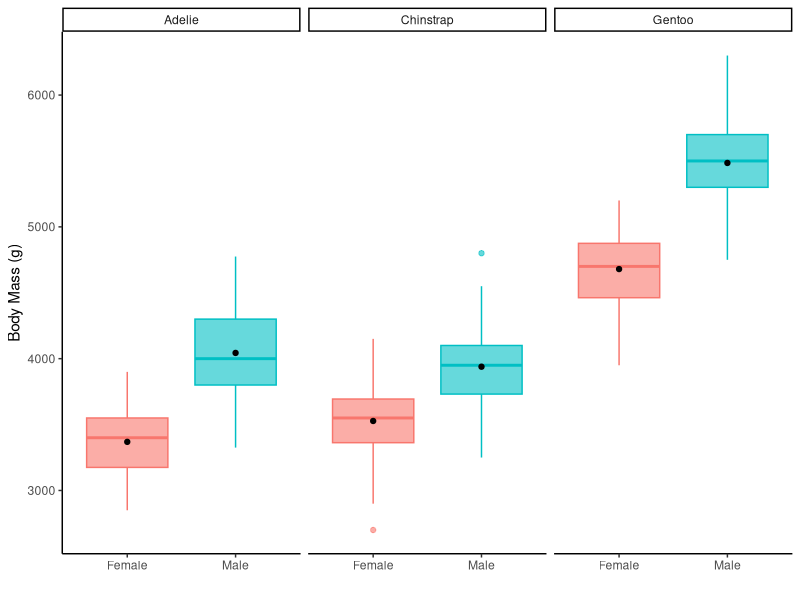
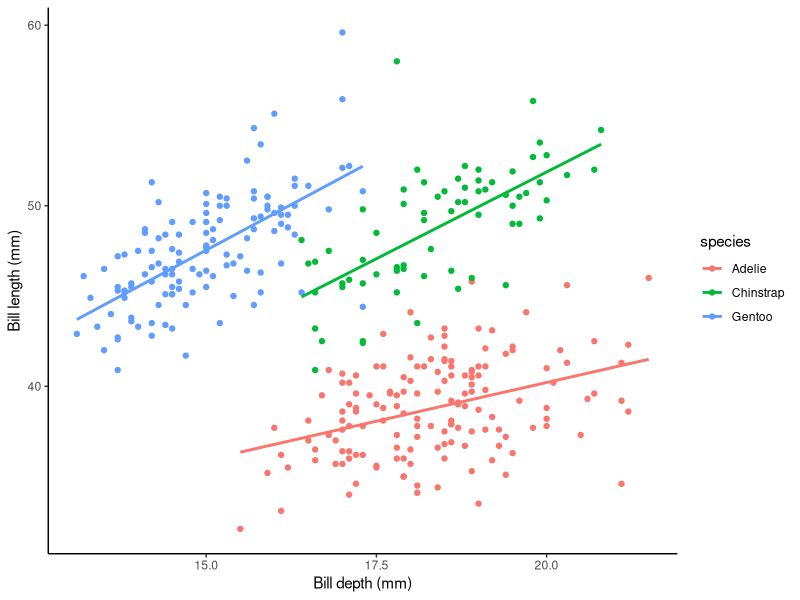
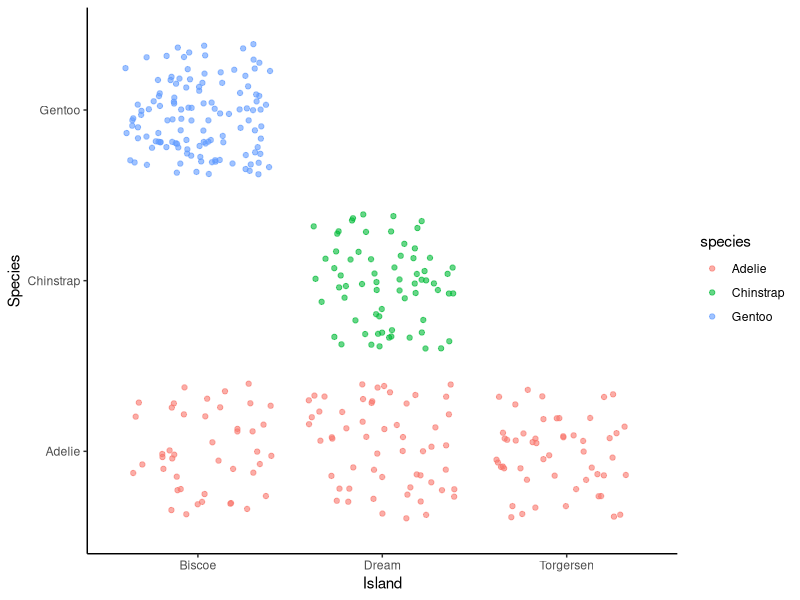
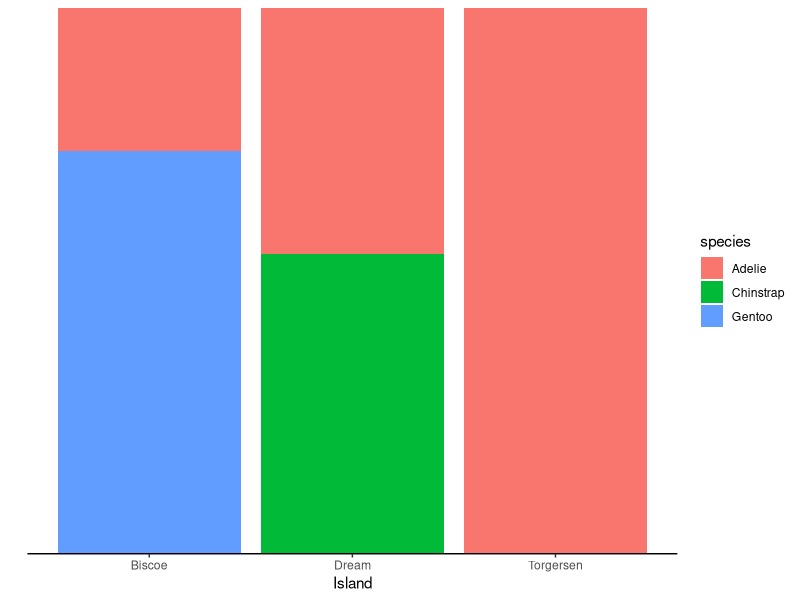

The R source for these figures, in order:
## ---- chunk 1
library(rmarkdown)
library(ggplot2)
library(palmerpenguins)
library(knitr)
## ---- chunk 2
kable(head(penguins))
## ---- chunk 3
ncol(penguins)

dim(penguins)
## ---- chunk 4
nrow(penguins)
## ---- chunk 5
length(which(penguins$sex=="male")) 
length(which(penguins$sex=="female")) 
sum(is.na(penguins$sex))
## ---- chunk 6
pmale <- penguins[grep("^male",penguins$sex),]
nrow(pmale)
pfemale <- penguins[grep("^female",penguins$sex),]
nrow(pfemale)

kable(head(pmale))
kable(head(pfemale))
## ---- chunk 7
unique(penguins$species) # Adelie Chinstrap Gentoo
pAdel <- penguins[grep("Adelie",penguins$species),]
nrow(pAdel) # 152
pChin <- penguins[grep("Chinstrap",penguins$species),]
nrow(pChin) # 68
pGen <- penguins[grep("Gentoo",penguins$species),]
nrow(pGen) # 124

152+68+124 # = 344
## ---- chunk 8
unique(penguins$island) # Biscoe Dream Torgersen
iBis <- penguins[grep("Biscoe",penguins$island),]
nrow(iBis) # 168
iDream <- penguins[grep("Dream",penguins$island),]
nrow(iDream) # 124
iTorg <- penguins[grep("Torgersen",penguins$island),]
nrow(iTorg) # 52

168+124+52
## ---- chunk 9
ggplot(data=subset(penguins, !is.na(penguins$sex)),aes(x=sex,y=body_mass_g)) +
geom_boxplot(data=subset(penguins, !is.na(penguins$sex)),aes(color=sex,fill=sex),alpha=.6) +
stat_summary(fun=mean,geom="point") +
theme_classic() +
scale_x_discrete(labels=c("Female","Male")) +
labs(y="Body Mass (g)",x="") +
theme(legend.position="none") +
facet_wrap(~species)
## ---- chunk 10
ggplot(penguins,aes(x=bill_depth_mm,y=bill_length_mm)) +
geom_point(penguins,mapping=aes(color=species)) +
geom_smooth(method="lm",mapping=aes(color=species),se=F) +
theme_classic() +
labs(x="Bill depth (mm)",y="Bill length (mm)")
## ---- chunk 11
ggplot(penguins,aes(x=island,y=species)) +
geom_jitter(aes(color=species),alpha=0.6) +
labs(x="Island",y="Species") +
theme_classic()

ggplot(penguins,aes(x=island,fill=species)) +
geom_bar(position="fill") +
theme_classic() +
scale_y_discrete(expand=c(0,0)) +
labs(x="Island",y="")
